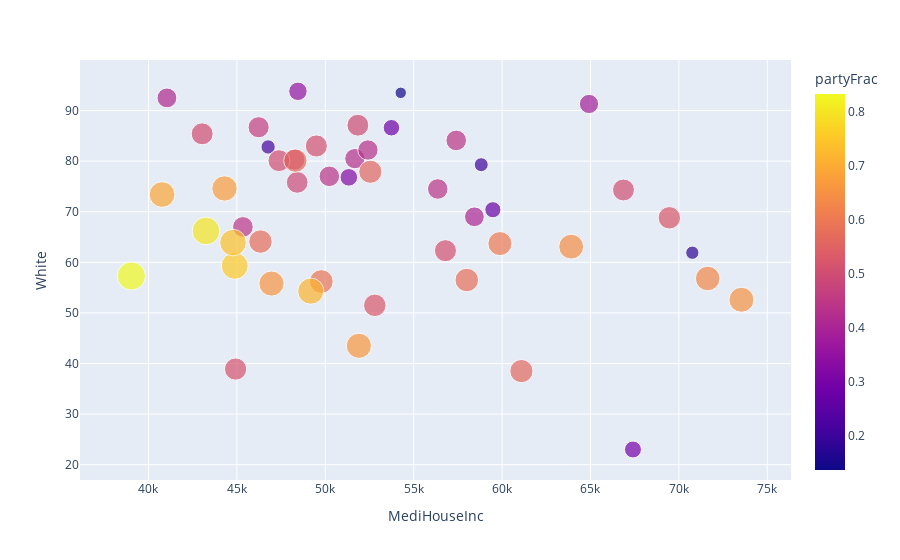

Here is the notebook cell this chart was saved with:
### Code cell
# White vs Income
fig = px.scatter(Hill, x="MediHouseInc", y="White", color="partyFrac",
                 size='partyFrac')
fig.show()
